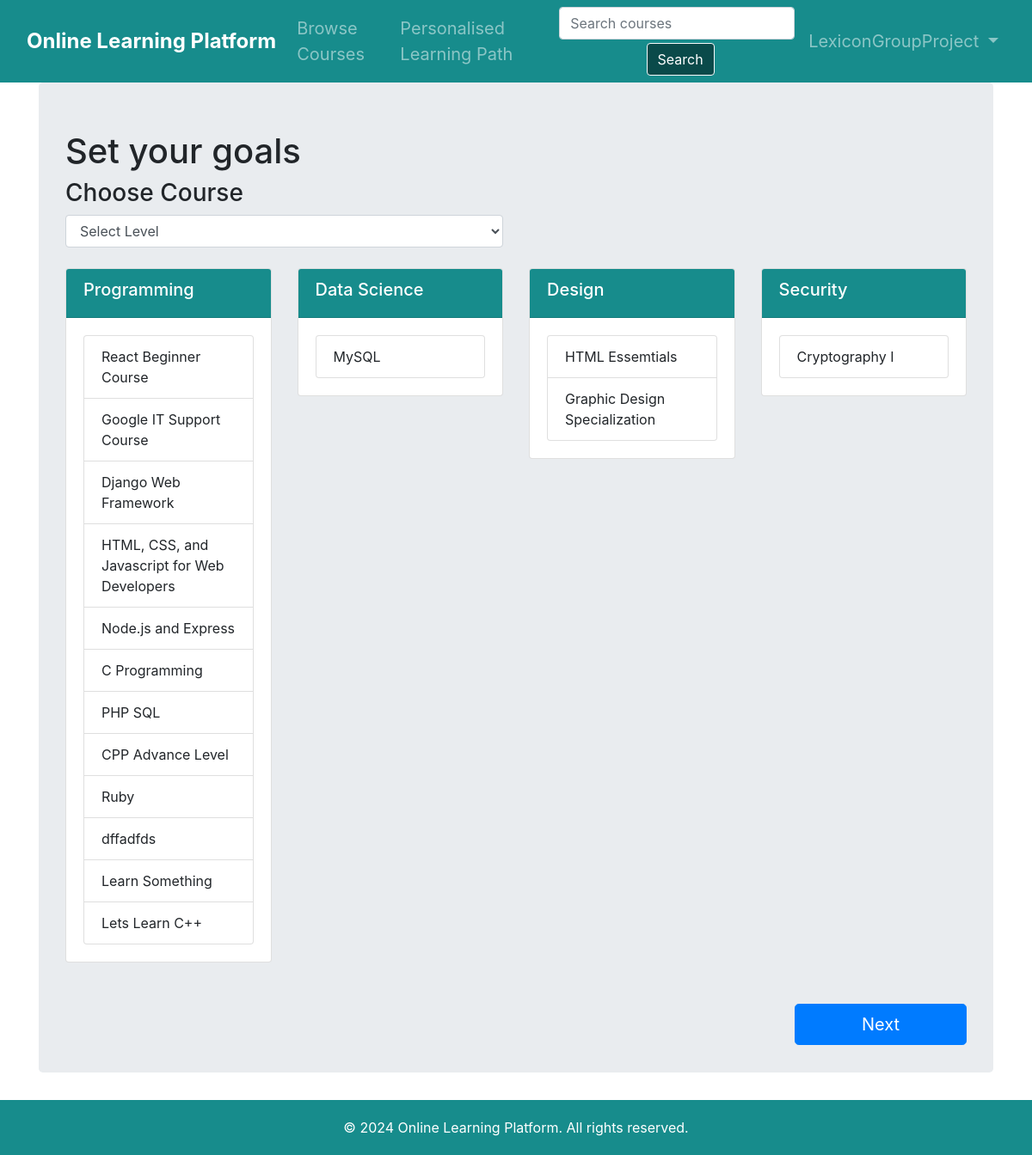
Page /personalpath/select-course/ (signed in) on the earlier database version.
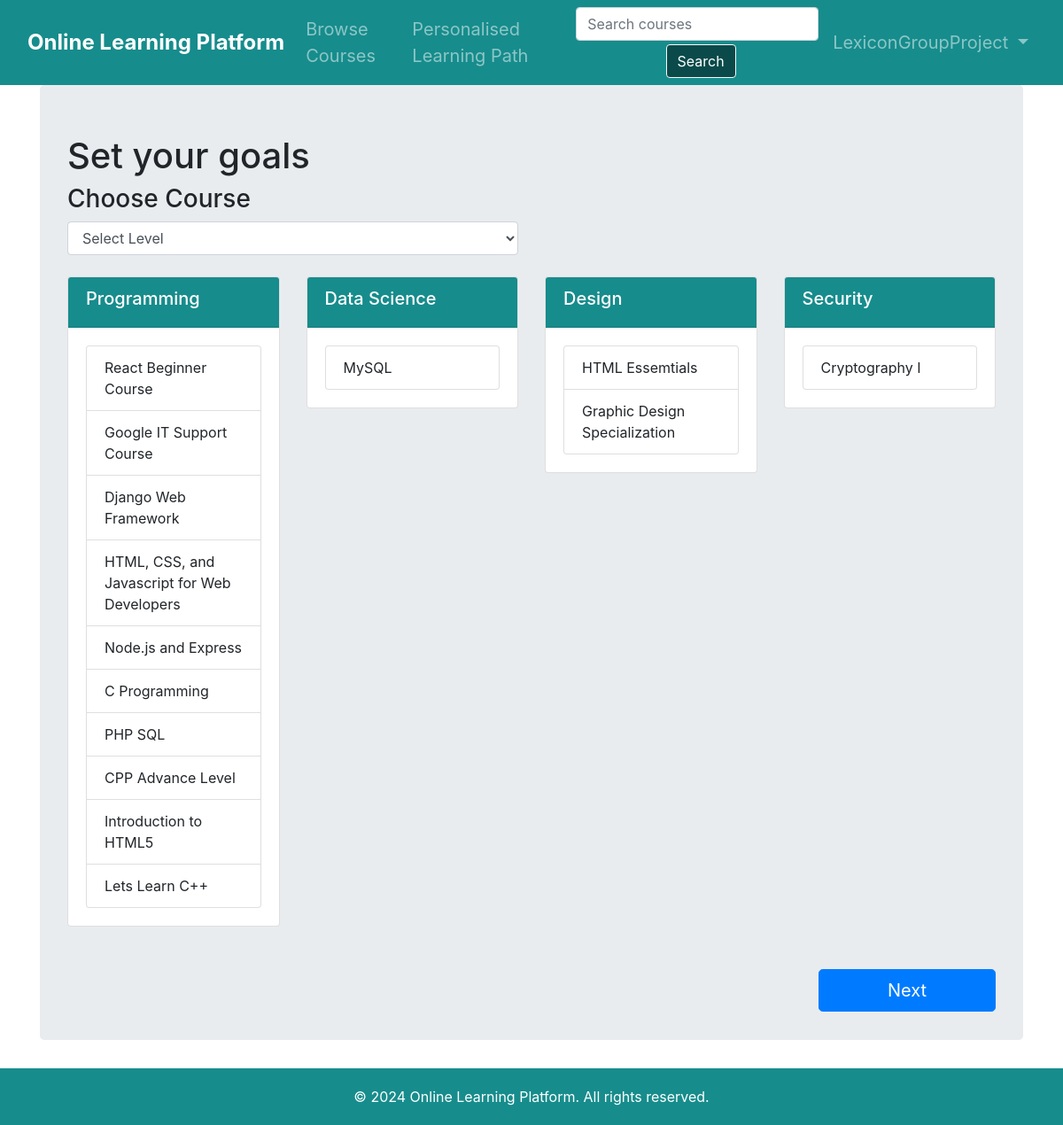
Same page on the later database version.
### CourseApp/models.py (models this page shows, shortened)
class Course(models.Model):
    CATEGORY_CHOICES = [
        ('programming', 'Programming'),
        ('data_science', 'Data Science'),
        ('design', 'Design'),
        ('security', 'Security'),
    ]
    DIFFICULTY_CHOICES = [
        ('beginner', 'Beginner'),
        ('intermediate', 'Intermediate'),
        ('advanced', 'Advanced'),
    ]
    title = models.CharField(max_length=100)
    description = RichTextField()
    price = models.DecimalField(max_digits=10, decimal_places=2)
    image = models.ImageField(upload_to='course_images/', blank=True, null=True, default='default_course_image.jpg')
    author = models.CharField(max_length=100, default='Unknown Author')
    category = models.CharField(max_length=20, choices=CATEGORY_CHOICES, default='programming')
    difficulty_level = models.CharField(max_length=20, choices=DIFFICULTY_CHOICES, default='beginner')

### personalpath/views.py (the view)
        def _wrapped_view(request, *args, **kwargs):
            if not request.user.is_authenticated:
                messages.info(request, message)
                return redirect('user_login')
            return view_func(request, *args, **kwargs)

### personalpath/views.py (called while the page is built, shortened)
def login_required_message(message='You must be logged in to access this page.'):
    def decorator(view_func):
        def _wrapped_view(request, *args, **kwargs):
            if not request.user.is_authenticated:
                messages.info(request, message)
                return redirect('user_login')
            return view_func(request, *args, **kwargs)
        return _wrapped_view
    return decorator

@login_required_message('You need to log in to create a personalized learning path.')
def select_course(request):
    categories = [
        ('programming', 'Programming'),
        ('data_science', 'Data Science'),
        ('design', 'Design'),
        ('security', 'Security'),
    ]
    courses = Course.objects.all()
    levels = Level.objects.all()
    return render(request, 'personalpath/select_course.html', {'categories': categories, 'courses': courses, 'levels': levels})

### personalpath/templates/personalpath/select_course.html (shortened to what this page needs)
{% extends 'base.html' %}
{% block content %}
<div class="jumbotron">
    <div class="container mt-4">
        <h1>Set your goals</h1>
        <h3>Choose Course</h3>
        <form method="post" id="course-selection-form">
            <div class="row mb-4">
                <div class="col-md-6">
                    <select id="level-select" class="form-control" name="level">
                        <option value="" selected disabled>Select Level</option>
                    </select>
                </div>
            </div>
            <div class="row">
                {% for category, category_display in categories %}
                <div class="col-md-6 col-lg-3 mb-4">
                    <div class="card">
                        <div class="card-header text-white" style="background-color: #178C8C;">
                            <h5>{{ category_display }}</h5>
                        </div>
                        <div class="card-body">
                            <ul class="list-group category-list" data-category="{{ category }}">
                                {% for course in courses %}
                                {% if course.category == category %}
                                <li class="list-group-item course-item" data-course-id="{{ course.id }}" data-level="{{ course.difficulty_level }}">
                                    {{ course.title }}
                                </li>
                                {% endif %}
                                {% endfor %}
                            </ul>
                        </div>
                    </div>
                </div>
                {% endfor %}
            </div>
            <div class="text-right">
                <button type="submit" class="btn btn-primary btn-lg mt-4" style="width: 200px;">Next</button>
            </div>
        </form>
    </div>
</div>
{% endblock %}

Differences in the rows shown:
removed Course: title "dffadfds", shown under "Programming"
removed Course: title "Learn Something", shown under "Programming"
changed Course: title "Ruby" → "Introduction to HTML5"
